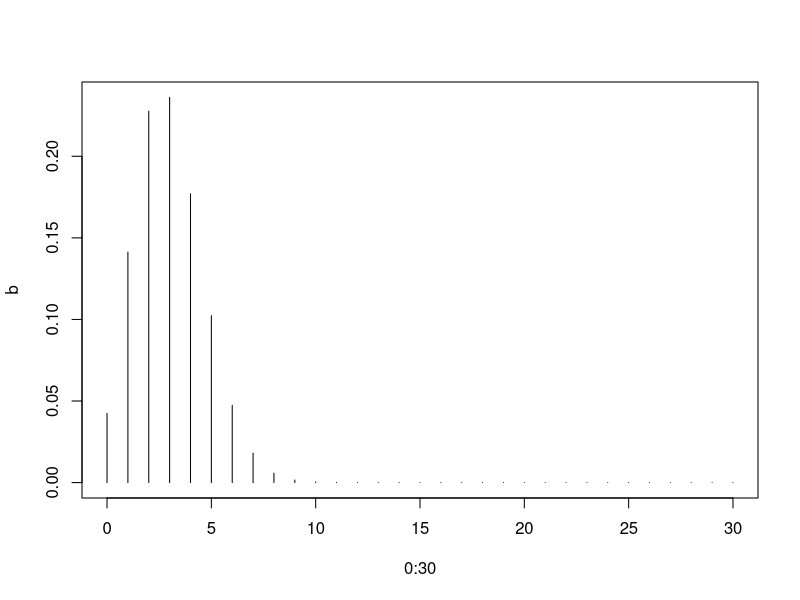

The R source for this figure: (Note: this script raises an error after producing the figure.)
#1 Suppose that 10% of Americans are left-handed. Let the random variable X = the number of lefties among 30 randomly
#selected Americans.

#1a Use R to calculate the probability of exactly 5 lefties among the 30 randomly selected Americans.
a<- dbinom(5,30,.1)

#1b Use R to calculate the probability distribution of X.
b<- dbinom(0:30,30,.1)

#1c Obtain a graph of your probabilities from part (b).
plot(0:30,b, type = "h")

#1d Suppose a class which holds 30 students has 3 left-handed desks. Use one command in R to calculate the probability
#there will be enough left-handed desks for a random group of 30 students.
c<- pbinom(3,30,0.1)

#2 Suppose that heights of women are normally distributed with mean 64 inches and standard deviation 2.5 inches.

#2a What percent of women are over 6 feet tall?
d<- pnorm(72,mean = 64, sd=2.5,lower.tail = F) #6ft equal 72 inches

#2b What percent are between 60 and 70 inches tall?
e <- pnorm(60, mean = 64, sd= 2.5, lower.tail = F)#0.9452007
f <- pnorm(70, mean = 64, sd= 2.5, lower.tail = F)#0.008197536
e-f = 0.9452007-0.008197536 #93.70032% of women in between 60 and 70 inches

#2c Find the 90th percentile of womens heights.
qnorm(.9, mean=64, sd=2.5) #67.20388 inches is 90th percentile

#2d Randomly generate the heights of 10 women. Calculate the mean and standard deviation of the 10 sampled heights
#and compare them to the population mean and standard deviation. Comment on how they compare.
sample<- rnorm(10, mean = 64, sd= 2.5)
mean(sample) #64.70673
sd(sample)#2.574915
#This sample has mean and variance little increase 
#from the original mean= 64 and variance=2.5

#2e Repeat part (d) with a new sample.
sample1<- rnorm(10,mean = 64, sd=2.5)
mean(sample1) #65.95296
sd(sample1)#2.692864
#This sample has mean and variance a little 
#increase compare to the original

#It can be proven that that square of a standard normal random variable (mean=0, standard deviation = 1) has a
#chi-square distribution.

#3a Randomly generate 10,000 values from a standard normal distribution, then square them.
sample2<- rnorm(10000, mean = 0, sd=1)
sample3<- c(sample2 ^2)

#3b Obtain a histogram of your values from part (a).
hist(sample3)

#3c Overlay a chi-square distribution with 1 degree of freedom.
dchisq(x,df=1)

#***Correct
curve(dchisq(x, df = 1), add = TRUE)
# Since the chi-square distribution we just graphed is the true square of
#   the standard normal distribution, we can approximate it with our histogram
#   approximation to the squared standard normal (from part (a)).
# sum(normal_sample_squared < 2) adds up the number of elements in normal_sample_squared
#   that are less than 2, since the command
#       normal_sample_squared < 2
#   returns TRUE for any such element.
num_random_variates_less_than_2 <- sum(normal_sample_squared < 2)
prob_less_than_2 <- num_random_variates_less_than_2 / length(normal_sample_squared)
#****

#3d Use the values from part (a) to estimate the probability the square of a standard normal random variable is less
#then 2.
#number of simulated values <2/10000
x<- sum(sample3<2) 
est.prob = x/10000


#3e Find the exact probability a chi-square random variable with 1 degree of freedom is less than 2 using pchisq().
#Compare to part (d).
pchisq(2,df=1)
#3d got 83.64%, and 3e got 84.27%. They are close to equal

#4 An infinite series for the irrational number e is 
#1/0! + 1/1! + 1/2! + 1/3!+....

#4a Write R code to generate a vector whose nth element is 1/n! for n = 0; 1; 2; 3...; 100.
myfactorials<- 1/factorial (0:100)
head(myfactorials)

#4b Write R code to produce another vector of length 101 where the ith element in the vector is the cumulative sum
#of the elements 0,1,2,3..,i from the vector from part (a).
series<-(cumsum(myfactorials))

#4c Plot the elements in the vector in part (b) against the values 0,1,2,3,...,100 on the x-axis. Add a horizontal line at
#y = e.
plot(x= 0:100, y=series)
abline(h=exp(1),col="red")
#the horizontal line y=e, is the same as the line of series converge to


